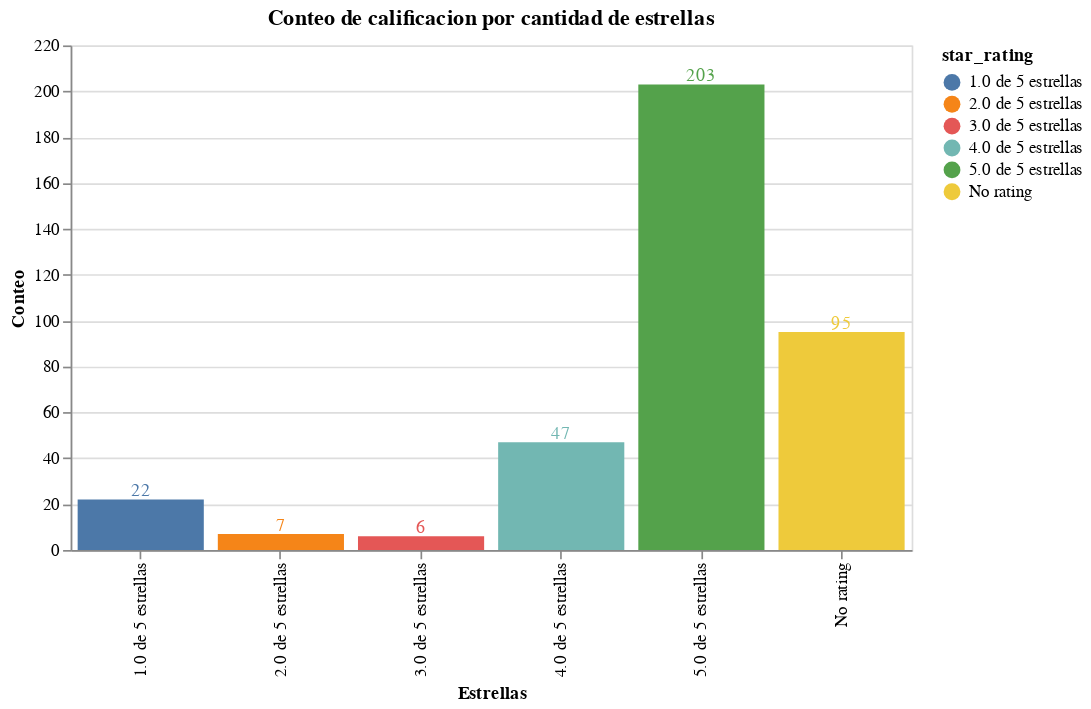

Notebook code for this chart:
### Code cell
base = alt.Chart(resenas).mark_bar().encode(alt.X("star_rating", title ='Estrellas'), 
    alt.Y('count()', title = 'Conteo'), alt.Color("star_rating:N"))

# barras de la gráfica
bar = base.mark_bar().properties(width=500,height=300,
    title='Conteo de calificacion por cantidad de estrellas')
# texto de la gráfica
text = base.mark_text(baseline='bottom').encode(
    alt.Text('count()', format=",.0f"))

# poner barras y texto de la gráfica juntos
bar + text

### Figure 1 — Vega-Lite specification as saved in the notebook (floating-point values rounded to 4 significant figures; data arrays with more than 128 entries replaced by an {"elided": "..."} marker saying what was removed)
{"config": {"view": {"continuousWidth": 300, "continuousHeight": 300}}, "layer": [{"mark": {"type": "bar"}, "encoding": {"color": {"field": "star_rating", "type": "nominal"}, "x": {"field": "star_rating", "title": "Estrellas", "type": "nominal"}, "y": {"aggregate": "count", "title": "Conteo", "type": "quantitative"}}, "title": "Conteo de calificacion por cantidad de estrellas"}, {"mark": {"type": "text", "baseline": "bottom"}, "encoding": {"color": {"field": "star_rating", "type": "nominal"}, "text": {"aggregate": "count", "format": ",.0f", "type": "quantitative"}, "x": {"field": "star_rating", "title": "Estrellas", "type": "nominal"}, "y": {"aggregate": "count", "title": "Conteo", "type": "quantitative"}}}], "data": {"name": "data-79b1abf830e1d4fbf3d9fa79f94f1cd4"}, "height": 300, "width": 500, "$schema": "https://vega.github.io/schema/vega-lite/v5.15.1.json", "datasets": {"data-79b1abf830e1d4fbf3d9fa79f94f1cd4": {"elided": "380 records"}}}
